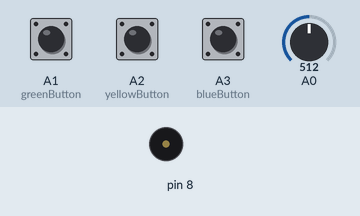
Recording of a sketch running on a simulated Arduino Uno, built with avr-gcc and run on an emulated ATmega328P. Shown: buzzer (waves = sounding). The test bench sets the inputs (shaded band); at power-on: A1 (greenButton) LOW, A0 = 512, A2 (yellowButton) LOW, A3 (blueButton) HIGH. What the sketch prints to the serial monitor is not drawn.

Above: at 1.2 s.
1.3 s: A1 (greenButton) pulsed HIGH 5 times (0.12 s each, 0.3 s apart)
4.3 s: A1 (greenButton) pulled HIGH for 0.15 s
5.9 s: A1 (greenButton) pulled HIGH for 1 s
Timing chart, 0 to 14.4 s (numbered marks = the images above; inputs shaded):
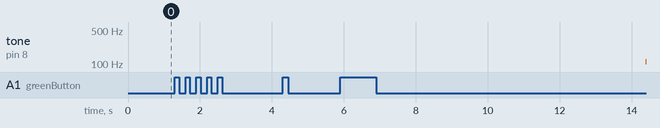

Measured:
- after the input at 4.3 s, tone on pin 8: stays silent (without the input it goes to 110 Hz after 1.6 s)

The sketch:

nov_17.ino
```cpp
// Musical Instrument
// Marta Pienkosz, due November 17
// Buttons work as a switches that turn the buzzer on and off. Each switch corresponds to a different
// tone (green to A, yellow to C and blue to G). The intensity of the light generates how high or how
// low the sound will be, i.e. at high intensity the tones will be A6, C6 and G6, with medium it will
// be A4, C4 and G4, and with minimum intensity A2, C2 and G2.

const int blueButton = A3;
const int yellowButton = A2;
const int  greenButton = A1;

int blueButtonState, yellowButtonState, greenButtonState = 0;
int lastBlueButtonState, lastYellowButtonState, lastGreenButtonState = 0;
int bluePushCounter, yellowPushCounter, greenPushCounter = 0;

#include "pitches.h"

// creating an arrays that store different tones, index 0 correspond to green button, 1 to yellow, and 2 to blue
int melodyLow[] = {
  NOTE_A2, NOTE_C2, NOTE_G2
};

int melodyMiddle[] = {
  NOTE_A4, NOTE_C4, NOTE_G4
};

int melodyHigh[] = {
  NOTE_A6, NOTE_C6, NOTE_G6
};

void setup() {
  pinMode(8, OUTPUT);
  pinMode(A1, INPUT);
  pinMode(A2, INPUT);
  pinMode(A3, INPUT);
  Serial.begin(9600);
}

void loop() {
  // storing the readings form the photoresistor
  int sensorValue = analogRead(A0);
  Serial.println(sensorValue);
  delay(1);

  int blueButtonState = digitalRead(blueButton);
  if (blueButtonState != lastBlueButtonState) {
    if (blueButtonState == HIGH) {
      // when user presses the button, bluePushCounter is increment by 1
      bluePushCounter += 1;
    }
  }
  // Making a real switch, when player press the button buzzer is on, pressing button once again turns the buzzer off. Thanks to this tones can be played simultanesly
  if (bluePushCounter % 2 == 1) {
    // depending on the intensity of light, tones from different arrays will be played
    if (sensorValue <= 930) {
      tone(8, melodyLow[2]);
    }
    if (sensorValue > 930 and sensorValue <= 980) {
      tone(8, melodyMiddle[2]);
    }
    if (sensorValue > 980) {
      tone(8, melodyHigh[2]);
    }
  } else {
    noTone(8);
  }

  lastBlueButtonState = blueButtonState;

  int yellowButtonState = digitalRead(yellowButton);
  if (yellowButtonState != lastYellowButtonState) {
    if (yellowButtonState == HIGH) {
      yellowPushCounter += 1;
    }
  }
  if (yellowPushCounter % 2 == 1) {
    if (sensorValue <= 930) {
      tone(8, melodyLow[1]);
    }
    if (sensorValue > 930 and sensorValue <= 980) {
      tone(8, melodyMiddle[1]);
    }
    if (sensorValue > 980) {
      tone(8, melodyHigh[1]);
    }
  } else {
    noTone(8);
  }

  lastYellowButtonState = yellowButtonState;

  int greenButtonState = digitalRead(greenButton);
  if (greenButtonState != lastGreenButtonState) {
    if (greenButtonState == HIGH) {
      greenPushCounter += 1;
    }
  }
  if (greenPushCounter % 2 == 1) {
    if (sensorValue <= 930) {
      tone(8, melodyLow[0]);
    }
    if (sensorValue > 930 and sensorValue <= 980) {
      tone(8, melodyMiddle[0]);
    }
    if (sensorValue > 980) {
      tone(8, melodyHigh[0]);
    }
  } else {
    noTone(8);
  }

  lastGreenButtonState = greenButtonState;
}
```

pitches.h
```cpp
/*************************************************
 * Public Constants
 *************************************************/

#define NOTE_B0  31
#define NOTE_C1  33
#define NOTE_CS1 35
#define NOTE_D1  37
#define NOTE_DS1 39
#define NOTE_E1  41
#define NOTE_F1  44
#define NOTE_FS1 46
#define NOTE_G1  49
#define NOTE_GS1 52
#define NOTE_A1  55
#define NOTE_AS1 58
#define NOTE_B1  62
#define NOTE_C2  65
#define NOTE_CS2 69
#define NOTE_D2  73
#define NOTE_DS2 78
#define NOTE_E2  82
#define NOTE_F2  87
#define NOTE_FS2 93
#define NOTE_G2  98
#define NOTE_GS2 104
#define NOTE_A2  110
#define NOTE_AS2 117
#define NOTE_B2  123
#define NOTE_C3  131
#define NOTE_CS3 139
#define NOTE_D3  147
#define NOTE_DS3 156
#define NOTE_E3  165
#define NOTE_F3  175
#define NOTE_FS3 185
#define NOTE_G3  196
#define NOTE_GS3 208
#define NOTE_A3  220
#define NOTE_AS3 233
#define NOTE_B3  247
#define NOTE_C4  262
#define NOTE_CS4 277
#define NOTE_D4  294
#define NOTE_DS4 311
#define NOTE_E4  330
#define NOTE_F4  349
#define NOTE_FS4 370
#define NOTE_G4  392
#define NOTE_GS4 415
#define NOTE_A4  440
#define NOTE_AS4 466
#define NOTE_B4  494
#define NOTE_C5  523
#define NOTE_CS5 554
#define NOTE_D5  587
#define NOTE_DS5 622
#define NOTE_E5  659
#define NOTE_F5  698
#define NOTE_FS5 740
#define NOTE_G5  784
#define NOTE_GS5 831
#define NOTE_A5  880
#define NOTE_AS5 932
#define NOTE_B5  988
#define NOTE_C6  1047
#define NOTE_CS6 1109
#define NOTE_D6  1175
#define NOTE_DS6 1245
#define NOTE_E6  1319
#define NOTE_F6  1397
#define NOTE_FS6 1480
#define NOTE_G6  1568
#define NOTE_GS6 1661
#define NOTE_A6  1760
#define NOTE_AS6 1865
#define NOTE_B6  1976
#define NOTE_C7  2093
#define NOTE_CS7 2217
#define NOTE_D7  2349
#define NOTE_DS7 2489
#define NOTE_E7  2637
#define NOTE_F7  2794
#define NOTE_FS7 2960
#define NOTE_G7  3136
#define NOTE_GS7 3322
#define NOTE_A7  3520
#define NOTE_AS7 3729
#define NOTE_B7  3951
#define NOTE_C8  4186
#define NOTE_CS8 4435
#define NOTE_D8  4699
#define NOTE_DS8 4978
```
